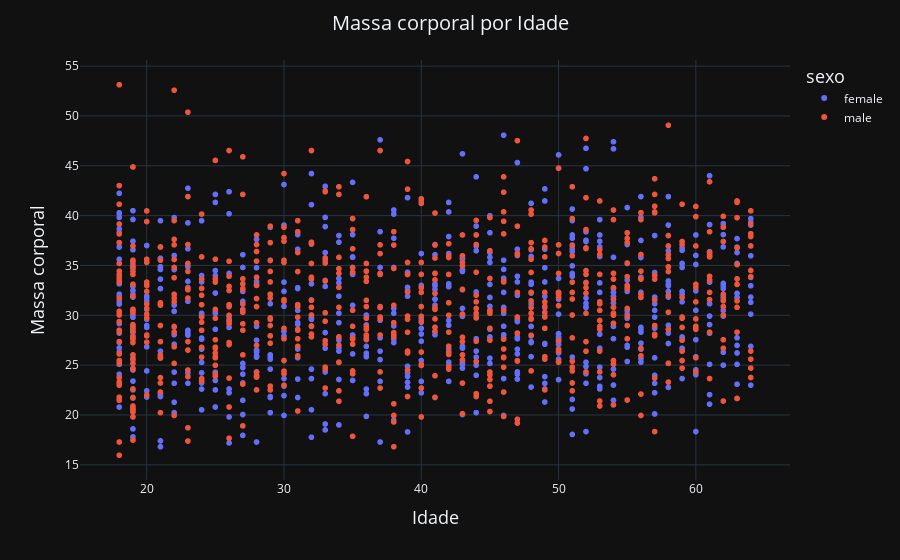

Notebook code cell kept with this figure:
### Code cell
# Analizando o indice de massa corporal por idade
ax = px.scatter(data_frame=df_seguro, x='age', y='bmi', color='sex')
ax.update_layout(
    template='plotly_dark',
    xaxis_title = {'text':'Idade', 'font_size': 18},
    yaxis_title = {'text':'Massa corporal', 'font_size': 18},
    title={
        'text': "Massa corporal por Idade",
        'x': 0.5,
        'font_size': 20
    },
    legend_title={'text': 'sexo', 'font_size':18}

)

### Figure 1 — Plotly figure (JSON) as saved in the notebook; plotly's stock layout.template omitted (floating-point values rounded to 4 significant figures; data arrays with more than 128 entries replaced by an {"elided": "..."} marker saying what was removed)
{"data": [{"hovertemplate": "sex=female<br>age=%{x}<br>bmi=%{y}<extra></extra>", "legendgroup": "female", "marker": {"color": "#636efa", "symbol": "circle"}, "mode": "markers", "name": "female", "showlegend": true, "type": "scattergl", "x": {"elided": "662 int values"}, "xaxis": "x", "y": {"elided": "662 float values"}, "yaxis": "y"}, {"hovertemplate": "sex=male<br>age=%{x}<br>bmi=%{y}<extra></extra>", "legendgroup": "male", "marker": {"color": "#EF553B", "symbol": "circle"}, "mode": "markers", "name": "male", "showlegend": true, "type": "scattergl", "x": {"elided": "676 int values"}, "xaxis": "x", "y": {"elided": "676 float values"}, "yaxis": "y"}], "layout": {"legend": {"title": {"font": {"size": 18}, "text": "sexo"}, "tracegroupgap": 0}, "margin": {"t": 60}, "title": {"font": {"size": 20}, "text": "Massa corporal por Idade", "x": 0.5}, "xaxis": {"anchor": "y", "domain": [0, 1], "title": {"font": {"size": 18}, "text": "Idade"}}, "yaxis": {"anchor": "x", "domain": [0, 1], "title": {"font": {"size": 18}, "text": "Massa corporal"}}}}
